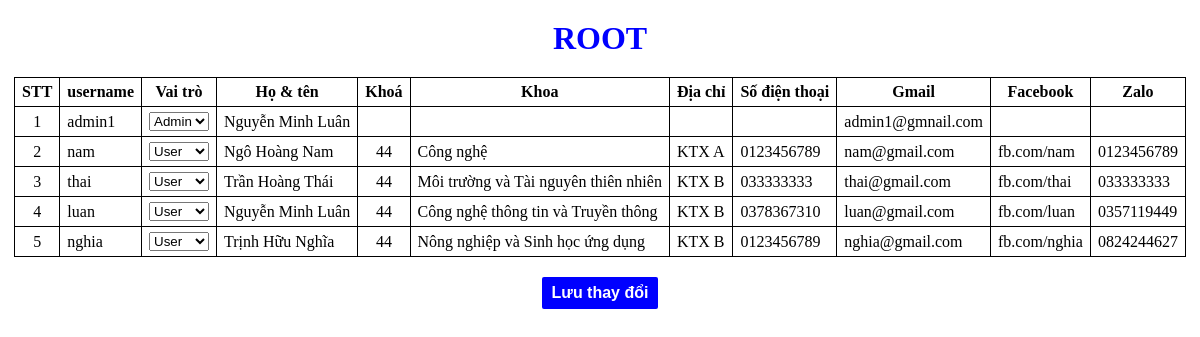
The page /Admin/root.php on the database its author committed.
### tables this page shows
CREATE TABLE `nguoidung` (
  `username` char(30) NOT NULL,
  `ho` varchar(10) NOT NULL,
  `ten` varchar(30) NOT NULL,
  `k` int(2) DEFAULT NULL,
  `makhoa` char(10) DEFAULT NULL,
  `diachi` varchar(50) DEFAULT NULL,
  `hinhdaidien` char(50) DEFAULT NULL
);

CREATE TABLE `taikhoan` (
  `username` char(30) NOT NULL,
  `password` char(50) NOT NULL,
  `role` int(1) NOT NULL DEFAULT 2,
  `trangthai` int(1) NOT NULL DEFAULT 0
);

CREATE TABLE `lienhe` (
  `username` char(30) NOT NULL,
  `facebook` char(30) DEFAULT NULL,
  `zalo` char(30) DEFAULT NULL,
  `gmail` char(30) NOT NULL,
  `phone` char(10) DEFAULT NULL
);

CREATE TABLE `khoa` (
  `makhoa` char(10) NOT NULL,
  `tenkhoa` varchar(50) NOT NULL
);

### Admin/root.php (the view, shortened to what this page needs)
<?php
    require '../Form/conn.php';
 ?>
<!DOCTYPE html>
<html>
<head>
</head>
<body>
	<form action="root.php">
		<h1>ROOT</h1>
		<div id="tb">
			<table>
			<th>STT</th>
			<th>username</th>
			<th>Vai trò</th>
			<th>Họ & tên</th>
			<th>Khoá</th>
			<th>Khoa</th>
			<th>Địa chỉ</th>
			<th>Số điện thoại</th>
			<th>Gmail</th>
			<th>Facebook</th>
			<th>Zalo</th>
			<?php
				 $user=mysqli_query($con, "SELECT `taikhoan`.`username`,`ho`,`ten`,`k`,`makhoa`,`diachi`,`phone`,`gmail`,`facebook`,`zalo`,`role` FROM `nguoidung` INNER JOIN `lienhe` ON `nguoidung`.`username`=`lienhe`.`username` INNER JOIN `taikhoan` ON `nguoidung`.`username`=`taikhoan`.`username` ORDER BY `taikhoan`.`role`;");
				$stt=0;
				while($nguoidung=mysqli_fetch_array($user)){
					$stt++;
			 ?>
			 <tr>
			 	<td class="center"><?php echo $stt; ?></td>
			 	<td><?php echo $nguoidung['username'] ?></td>
			 	<td><?php if($nguoidung['role']==0) echo "Root"; else {
			 		?>
			 		<select name="<?php echo $nguoidung['username'] ?>">
				 		<option value="1" <?php if($nguoidung['role']==1) echo " selected"; ?>>Admin</option>
				 		<option value="2" <?php if($nguoidung['role']==2) echo " selected"; ?>>User</option>
				 	</select>
			 		<?php
			 	}?></td>
			 	<td><?php echo $nguoidung['ho']." ".$nguoidung['ten'] ?></td>
			 	<td class="center"><?php echo $nguoidung['k'] ?></td>
			 	<td><?php $khoa=mysqli_fetch_array(mysqli_query($con, "SELECT * FROM `khoa` WHERE `khoa`.`makhoa`='".$nguoidung['makhoa']."';")); if(isset($khoa['tenkhoa'])) echo $khoa['tenkhoa']; ?></td>
			 	<td><?php echo $nguoidung['diachi'] ?></td>
			 	<td><?php echo $nguoidung['phone'] ?></td>
			 	<td><?php echo $nguoidung['gmail'] ?></td>
			 	<td><?php echo $nguoidung['facebook'] ?></td>
			 	<td><?php echo $nguoidung['zalo'] ?></td>
			 </tr>
			<?php } ?>
		</table>
		</div>
		<div class="button-container">
			<input type="submit" class="button" name="submit" value="Lưu thay đổi">
		</div>
	</form>
</body>
</html>

### Admin/root.php (style rules this page uses)
* { margin: 0; padding: 0; }
h1 { text-align: center; margin: 20px 0 20px 0; color: blue; }
#tb { width: inherit; height: inherit; display: flex; justify-content: center; }
table { border: 1px solid black; border-collapse: collapse; }
th,td { border: 1px solid black; padding: 5px 7px 5px 7px; }
th { text-align: center; }
.button-container { margin-top: 20px; width: inherit; display: flex; justify-content: center; }
.button { padding: 7px 10px 7px 10px; font-size: 16px; font-weight: bold; color: white; background: blue; border: none; border-radius: 2px; cursor: pointer; }
.center { text-align: center; }

### rows shown on the page
nguoidung: taikhoan.username "admin1", username "Admin", ho "Nguyễn", ten "Minh Luân", lienhe.gmail "admin1@gmnail.com"
nguoidung: taikhoan.username "nam", nam "User", ho "Ngô", ten "Hoàng Nam", k "44", makhoa.tenkhoa "Công nghệ", diachi "KTX A", lienhe.phone "0123456789", lienhe.gmail "nam@gmail.com", lienhe.facebook "fb.com/nam", lienhe.zalo "0123456789"
nguoidung: taikhoan.username "thai", username "User", ho "Trần", ten "Hoàng Thái", k "44", makhoa.tenkhoa "Môi trường và Tài nguyên thiên nhiên", diachi "KTX B", lienhe.phone "033333333", lienhe.gmail "thai@gmail.com", lienhe.facebook "fb.com/thai", lienhe.zalo "033333333"
nguoidung: taikhoan.username "luan", luan "User", ho "Nguyễn", ten "Minh Luân", k "44", makhoa.tenkhoa "Công nghệ thông tin và Truyền thông", diachi "KTX B", lienhe.phone "0378367310", lienhe.gmail "luan@gmail.com", lienhe.facebook "fb.com/luan", lienhe.zalo "0357119449"
nguoidung: taikhoan.username "nghia", username "User", ho "Trịnh", ten "Hữu Nghĩa", k "44", makhoa.tenkhoa "Nông nghiệp và Sinh học ứng dụng", diachi "KTX B", lienhe.phone "0123456789", lienhe.gmail "nghia@gmail.com", lienhe.facebook "fb.com/nghia", lienhe.zalo "0824244627"
